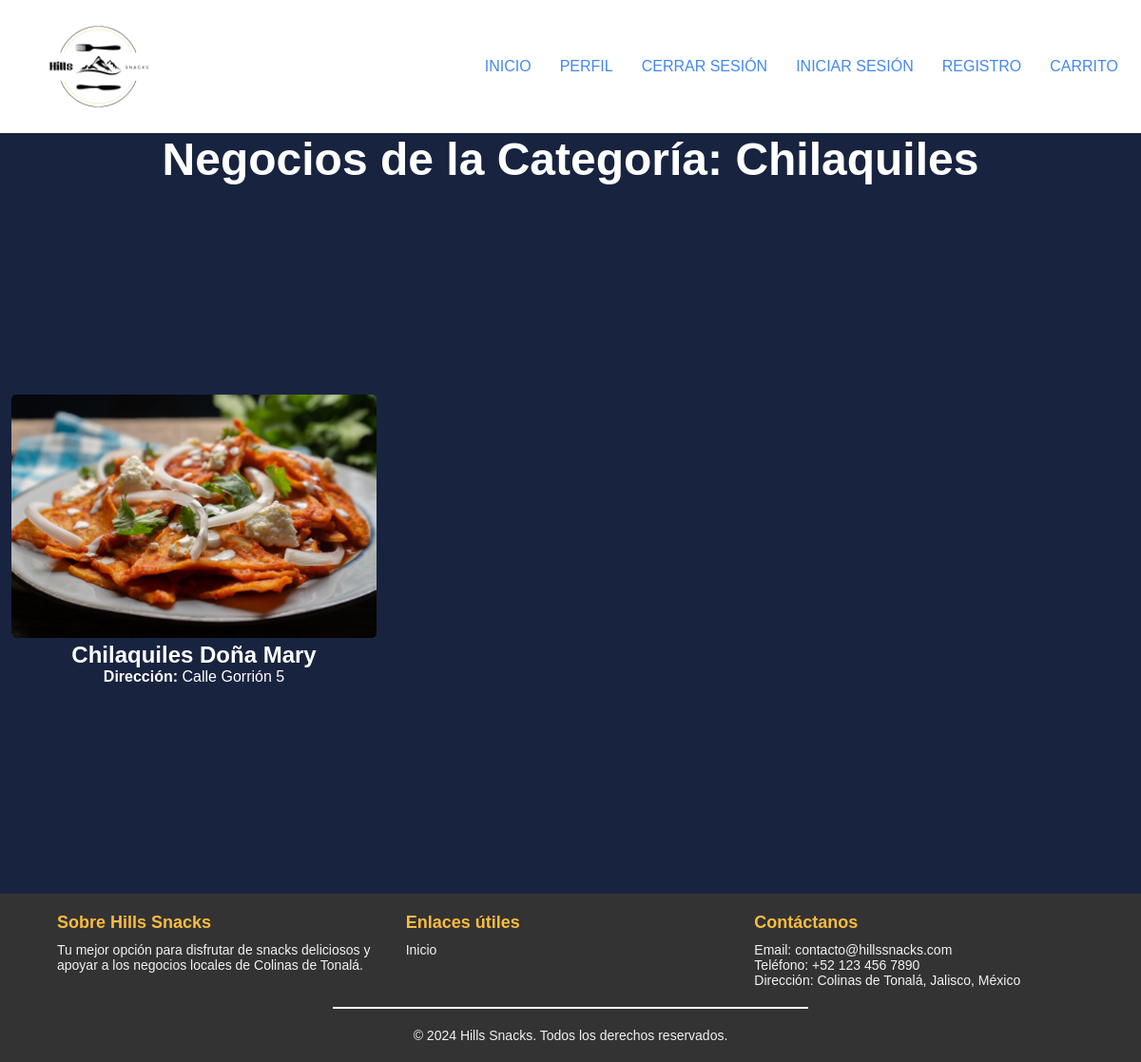
Page /index.php?action=mostrarNegociosPorCategoria&categoria=Chilaquiles on the committed database.
### tables this page shows
CREATE TABLE negocio (
    IdNegocio_N  INT AUTO_INCREMENT PRIMARY KEY,
    Nombre_N     VARCHAR(100) NOT NULL,
    Direccion_N  VARCHAR(200),
    Telefono_N   VARCHAR(20),
    Tipo_N       VARCHAR(40)  NOT NULL,    
    Tipo_Envio   VARCHAR(20)  NOT NULL DEFAULT 'Domicilio',
    Imagen_N     VARCHAR(255)
);

### Controllers/negocioController.php (called while the page is built, shortened)
<?php
require_once __DIR__ . '/../Models/Negocio.php';
class NegociosController {
    public function mostrarNegociosPorCategoria($categoria) {
        $negocioModel = new Negocio();
        $negocios = $negocioModel->obtenerNegociosPorCategoria($categoria);
        require __DIR__ . '/../Views/negociosPorCategoria.php';
    }
}
?>

### config/helpers.php (called while the page is built, shortened)
<?php
function rutaImagen($ruta, $prefijo = '') {
    return $prefijo . 'Util/img/' . basename($ruta);
}
function e($texto) {
    return htmlspecialchars((string) $texto, ENT_QUOTES, 'UTF-8');
}

### Models/Negocio.php (called while the page is built, shortened)
<?php
require_once __DIR__ . '/../config/database.php';
class Negocio {
    private $db;
    public function __construct() {
        $database = new Database();
        $this->db = $database->getConnection();
    }
    public function obtenerNegociosPorCategoria($categoria) {
        $stmt = $this->db->prepare("SELECT * FROM negocio WHERE Tipo_N = :categoria");
        $stmt->bindParam(':categoria', $categoria, PDO::PARAM_STR);
        $stmt->execute();
        return $stmt->fetchAll(PDO::FETCH_ASSOC);
    }
}
?>

### config/database.php (called while the page is built, shortened)
<?php
class Database {
    private $host = 'localhost';
    private $db_name = 'hills_snacks';
    private $username = 'root';
    private $password = '';
    public function getConnection() {
        $this->conn = null;
        try {
            $this->conn = new PDO("mysql:host=" . $this->host . ";dbname=" . $this->db_name, $this->username, $this->password);
            $this->conn->exec("set names utf8");
        } catch(PDOException $exception) {
            echo "Error de conexión: " . $exception->getMessage();
        }
        return $this->conn;
    }
}
?>

### Views/negociosPorCategoria.php (the view, shortened to what this page needs)
<?php require_once __DIR__ . '/../config/helpers.php'; ?>
<!DOCTYPE html>
<html lang="es">
<head>
</head>
<body>
    <div class="negocios">
        <h2 class="negocios__title">Negocios de la Categoría: <?php echo e($categoria ?? 'Todos'); ?></h2>
        <div class="negocios__container">
            <?php if (!empty($negocios)): ?>
                <?php foreach ($negocios as $negocio): ?>
                    <a class="negocios__type" href="index.php?action=mostrarProductosPorNegocio&idNegocio=<?php echo urlencode($negocio['IdNegocio_N']); ?>">
                        <div class="negocios__info">
                            <img src="<?php echo e(rutaImagen($negocio['Imagen_N'] ?? '')); ?>"
                                 alt="Imagen de <?php echo e($negocio['Nombre_N']); ?>"
                                 class="negocios__image">
                            <div class="negocios__text">
                                <h2><?php echo e($negocio['Nombre_N']); ?></h2>
                                <p><strong>Dirección:</strong> <?php echo e($negocio['Direccion_N']); ?></p>
                            </div>
                        </div>
                    </a>
                <?php endforeach; ?>
            <?php else: ?>
                <h2 class="productos__empty">No hay negocios disponibles para esta categoría.</h2>
            <?php endif; ?>
        </div>
    </div>
</body>
</html>

### css/header.css (style rules this page uses)
* { padding: 0; margin: 0; box-sizing: border-box; }
body { font-family: sans-serif; background-color: #e2eaff; color: #101632dd; }
a { color: #48e; text-decoration: none; }
.negocios { background-color: #18233f; color: #fff; min-height: 100vh; display: flex; flex-direction: column; text-align: center; container-name: negocios; container-type:inline-size; user-select: none; }
.negocios__title { font-size: 3rem; }
.negocios__container { display: grid; grid-template-columns: 1fr; max-width: 1300px; margin: auto; width: 100%; gap: 12px; padding: 12px; min-height: 90vh; }
.negocios__type { background-position: center; background-size: cover; display: grid; place-content: center; text-decoration: none; color: #fff; }
.negocios__image { width: 100%; max-width: 1300px; height: auto; border-radius: 5px; }

### rows in the picture
negocio: Imagen_N (picture), Nombre_N "Chilaquiles Doña Mary", Direccion_N "Calle Gorrión 5"

### other values in the picture
$categoria "Chilaquiles"
